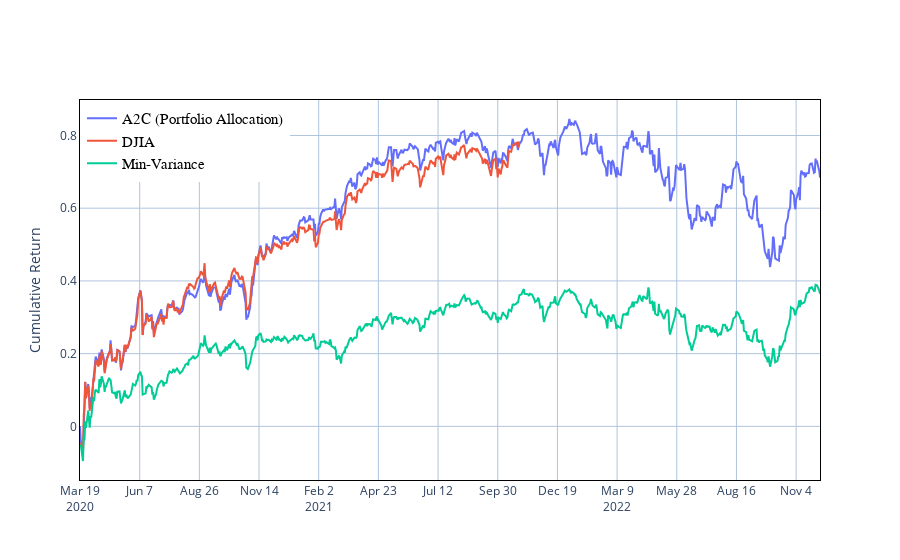

Here is the notebook cell this chart was saved with:
### Code cell
# 6.2. BackTestPlot
import pyfolio

baseline_df = get_baseline(
    ticker="^DJI", start=df_daily_return.loc[0, "date"], end="2021-11-01"
)

baseline_returns = get_daily_return(baseline_df, value_col_name="close")

# with pyfolio.plotting.plotting_context(font_scale=1.1):
#     pyfolio.create_full_tear_sheet(
#         returns=DRL_strat, benchmark_rets=baseline_returns, set_context=False
#     )

# Min-Variance Portfolio Allocation
from pypfopt.efficient_frontier import EfficientFrontier
from pypfopt import risk_models

unique_tic = trade.tic.unique()
unique_trade_date = trade.date.unique()

df.head()

# Calculate_portfolio_minimum_variance
portfolio = pd.DataFrame(index=range(1), columns=unique_trade_date)
initial_capital = 1000000
portfolio.loc[0, unique_trade_date[0]] = initial_capital

for i in range(len(unique_trade_date) - 1):
    df_temp = df[df.date == unique_trade_date[i]].reset_index(drop=True)
    df_temp_next = df[df.date == unique_trade_date[i + 1]].reset_index(drop=True)
    # Sigma = risk_models.sample_cov(df_temp.return_list[0])

    # calculate covariance matrix
    Sigma = df_temp.return_list[0].cov()

    # portfolio allocation
    ef_min_var = EfficientFrontier(None, Sigma, weight_bounds=(0, 0.1))

    # minimum variance
    raw_weights_min_var = ef_min_var.min_volatility()

    # get weights
    cleaned_weights_min_var = ef_min_var.clean_weights()

    # current capital
    cap = portfolio.iloc[0, i]

    # current cash invested for each stock
    current_cash = [element * cap for element in list(cleaned_weights_min_var.values())]

    # current held shares
    current_shares = list(np.array(current_cash) / np.array(df_temp.close))

    # next time period price
    next_price = np.array(df_temp_next.close)

    ##next_price * current share to calculate next total account value
    portfolio.iloc[0, i + 1] = np.dot(current_shares, next_price)

portfolio = portfolio.T
portfolio.columns = ["account_value"]

portfolio.head()

a2c_cumpod = (df_daily_return.daily_return + 1).cumprod() - 1

min_var_cumpod = (portfolio.account_value.pct_change() + 1).cumprod() - 1

dji_cumpod = (baseline_returns + 1).cumprod() - 1

# Plotly: DRL, Min-Variance, DJIA
import matplotlib.pyplot as plt
import plotly
import plotly.graph_objs as go

time_ind = pd.Series(df_daily_return.date)

trace0_portfolio = go.Scatter(
    x=time_ind, y=a2c_cumpod, mode="lines", name="A2C (Portfolio Allocation)"
)

trace1_portfolio = go.Scatter(x=time_ind, y=dji_cumpod, mode="lines", name="DJIA")
trace2_portfolio = go.Scatter(
    x=time_ind, y=min_var_cumpod, mode="lines", name="Min-Variance"
)
# trace3_portfolio = go.Scatter(x = time_ind, y = ddpg_cumpod, mode = 'lines', name = 'DDPG')
# trace4_portfolio = go.Scatter(x = time_ind, y = addpg_cumpod, mode = 'lines', name = 'Adaptive-DDPG')
# trace5_portfolio = go.Scatter(x = time_ind, y = min_cumpod, mode = 'lines', name = 'Min-Variance')
# trace4 = go.Scatter(x = time_ind, y = addpg_cumpod, mode = 'lines', name = 'Adaptive-DDPG')
# trace2 = go.Scatter(x = time_ind, y = portfolio_cost_minv, mode = 'lines', name = 'Min-Variance')
# trace3 = go.Scatter(x = time_ind, y = spx_value, mode = 'lines', name = 'SPX')

fig = go.Figure()
fig.add_trace(trace0_portfolio)
fig.add_trace(trace1_portfolio)
fig.add_trace(trace2_portfolio)

fig.update_layout(
    legend=dict(
        x=0,
        y=1,
        traceorder="normal",
        font=dict(family="sans-serif", size=15, color="black"),
        bgcolor="White",
        bordercolor="white",
        borderwidth=2,
    ),
)

# fig.update_layout(legend_orientation="h")

fig.update_layout(
    title={
        #'text': "Cumulative Return using FinRL",
        "y": 0.85,
        "x": 0.5,
        "xanchor": "center",
        "yanchor": "top",
    }
)

# with Transaction cost
# fig.update_layout(title =  'Quarterly Trade Date')

fig.update_layout(
    #    margin=dict(l=20, r=20, t=20, b=20),
    paper_bgcolor="rgba(1,1,0,0)",
    plot_bgcolor="rgba(1, 1, 0, 0)",
    # xaxis_title="Date",
    yaxis_title="Cumulative Return",
    xaxis={
        "type": "date",
        "tick0": time_ind[0],
        "tickmode": "linear",
        "dtick": 86400000.0 * 80,
    },
)
fig.update_xaxes(
    showline=True,
    linecolor="black",
    showgrid=True,
    gridwidth=1,
    gridcolor="LightSteelBlue",
    mirror=True,
)
fig.update_yaxes(
    showline=True,
    linecolor="black",
    showgrid=True,
    gridwidth=1,
    gridcolor="LightSteelBlue",
    mirror=True,
)
fig.update_yaxes(zeroline=True, zerolinewidth=1, zerolinecolor="LightSteelBlue")

fig.show()

### Figure 1 — Plotly figure (JSON) as saved in the notebook; plotly's stock layout.template omitted (floating-point values rounded to 4 significant figures; data arrays with more than 128 entries replaced by an {"elided": "..."} marker saying what was removed)
{"data": [{"mode": "lines", "name": "A2C (Portfolio Allocation)", "type": "scatter", "x": {"elided": "686 str values"}, "y": {"elided": "686 float values"}}, {"mode": "lines", "name": "DJIA", "type": "scatter", "x": {"elided": "686 str values"}, "y": {"elided": "409 float values"}}, {"mode": "lines", "name": "Min-Variance", "type": "scatter", "x": {"elided": "686 str values"}, "y": {"elided": "686 float values"}}], "layout": {"legend": {"bgcolor": "White", "bordercolor": "white", "borderwidth": 2, "font": {"color": "black", "family": "sans-serif", "size": 15}, "traceorder": "normal", "x": 0, "y": 1}, "paper_bgcolor": "rgba(1,1,0,0)", "plot_bgcolor": "rgba(1, 1, 0, 0)", "title": {"x": 0.5, "xanchor": "center", "y": 0.85, "yanchor": "top"}, "xaxis": {"dtick": 6912000000, "gridcolor": "LightSteelBlue", "gridwidth": 1, "linecolor": "black", "mirror": true, "showgrid": true, "showline": true, "tick0": "2020-03-19", "tickmode": "linear", "type": "date"}, "yaxis": {"gridcolor": "LightSteelBlue", "gridwidth": 1, "linecolor": "black", "mirror": true, "showgrid": true, "showline": true, "title": {"text": "Cumulative Return"}, "zeroline": true, "zerolinecolor": "LightSteelBlue", "zerolinewidth": 1}}}
